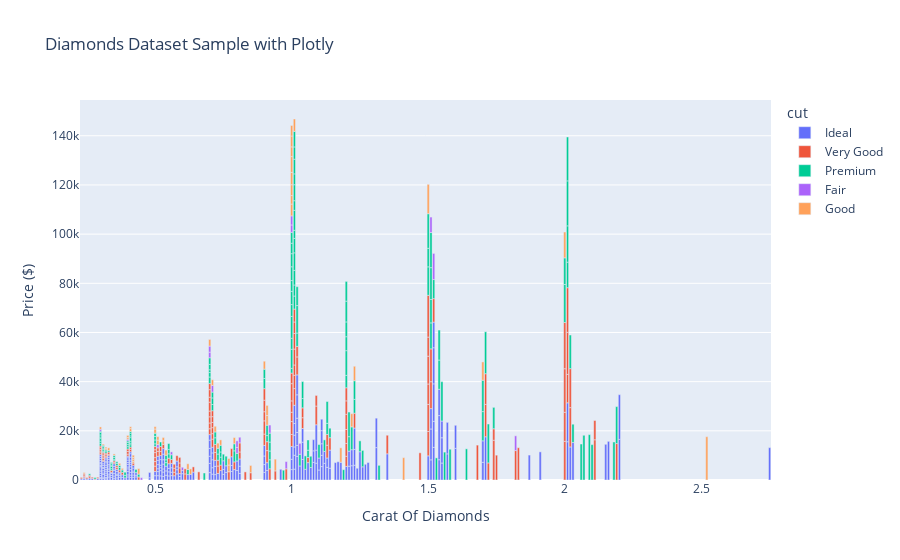

Here is the notebook cell this chart was saved with:
### Code cell
fig = px.bar(data_frame=sample, x='carat', y='price', color='cut', labels={'carat': 'Carat Of Diamonds', 'price': 'Price ($)'}, title='Diamonds Dataset Sample with Plotly' )
fig.show()

### Figure 1 — Plotly figure (JSON) as saved in the notebook; plotly's stock layout.template omitted (floating-point values rounded to 4 significant figures; data arrays with more than 128 entries replaced by an {"elided": "..."} marker saying what was removed)
{"data": [{"alignmentgroup": "True", "hovertemplate": "cut=Ideal<br>Carat Of Diamonds=%{x}<br>Price ($)=%{y}<extra></extra>", "legendgroup": "Ideal", "marker": {"color": "#636efa", "pattern": {"shape": ""}}, "name": "Ideal", "offsetgroup": "Ideal", "orientation": "v", "showlegend": true, "textposition": "auto", "type": "bar", "x": {"elided": "285 float values"}, "xaxis": "x", "y": {"elided": "285 int values"}, "yaxis": "y"}, {"alignmentgroup": "True", "hovertemplate": "cut=Very Good<br>Carat Of Diamonds=%{x}<br>Price ($)=%{y}<extra></extra>", "legendgroup": "Very Good", "marker": {"color": "#EF553B", "pattern": {"shape": ""}}, "name": "Very Good", "offsetgroup": "Very Good", "orientation": "v", "showlegend": true, "textposition": "auto", "type": "bar", "x": {"elided": "162 float values"}, "xaxis": "x", "y": {"elided": "162 int values"}, "yaxis": "y"}, {"alignmentgroup": "True", "hovertemplate": "cut=Premium<br>Carat Of Diamonds=%{x}<br>Price ($)=%{y}<extra></extra>", "legendgroup": "Premium", "marker": {"color": "#00cc96", "pattern": {"shape": ""}}, "name": "Premium", "offsetgroup": "Premium", "orientation": "v", "showlegend": true, "textposition": "auto", "type": "bar", "x": {"elided": "176 float values"}, "xaxis": "x", "y": {"elided": "176 int values"}, "yaxis": "y"}, {"alignmentgroup": "True", "hovertemplate": "cut=Fair<br>Carat Of Diamonds=%{x}<br>Price ($)=%{y}<extra></extra>", "legendgroup": "Fair", "marker": {"color": "#ab63fa", "pattern": {"shape": ""}}, "name": "Fair", "offsetgroup": "Fair", "orientation": "v", "showlegend": true, "textposition": "auto", "type": "bar", "x": [1, 0.6, 0.98, 1.03, 0.8, 0.81, 1.51, 1.52, 0.92, 0.7, 0.3, 0.4, 1, 0.8, 0.7, 0.51, 0.71, 1.82, 0.45, 0.56], "xaxis": "x", "y": [3011, 1367, 2958, 4424, 2400, 2297, 6291, 10623, 3282, 2273, 790, 644, 3696, 2686, 2479, 1334, 2707, 5993, 923, 1176], "yaxis": "y"}, {"alignmentgroup": "True", "hovertemplate": "cut=Good<br>Carat Of Diamonds=%{x}<br>Price ($)=%{y}<extra></extra>", "legendgroup": "Good", "marker": {"color": "#FFA15A", "pattern": {"shape": ""}}, "name": "Good", "offsetgroup": "Good", "orientation": "v", "showlegend": true, "textposition": "auto", "type": "bar", "x": [0.53, 0.51, 0.42, 2.52, 1.41, 0.91, 0.33, 0.5, 0.54, 0.31, 0.44, 1, 1, 0.42, 0.42, 1, 0.41, 0.37, 0.74, 0.85, 0.41, 0.4, 0.9, 0.4, 0.42, 1.23, 0.77, 0.38, 0.72, 0.24, 1, 1.5, 0.77, 0.51, 1.22, 0.79, 0.35, 0.5, 0.7, 1, 2, 1, 0.32, 0.73, 1.01, 0.3, 0.53, 0.63, 1, 1.18, 0.62, 0.71, 0.32, 0.94, 1.7, 1, 0.91], "xaxis": "x", "y": [1440, 1800, 722, 17608, 9088, 3924, 1052, 1715, 2090, 462, 2250, 4786, 3465, 867, 700, 4400, 1169, 825, 2190, 2945, 755, 687, 3250, 882, 945, 5889, 2734, 659, 2308, 492, 5013, 11948, 2642, 1423, 5356, 2539, 583, 958, 2699, 6437, 10528, 3949, 524, 2098, 5021, 956, 1363, 2188, 4427, 5871, 2288, 2308, 571, 4790, 7464, 4273, 4113], "yaxis": "y"}], "layout": {"barmode": "relative", "legend": {"title": {"text": "cut"}, "tracegroupgap": 0}, "title": {"text": "Diamonds Dataset Sample with Plotly"}, "xaxis": {"anchor": "y", "domain": [0, 1], "title": {"text": "Carat Of Diamonds"}}, "yaxis": {"anchor": "x", "domain": [0, 1], "title": {"text": "Price ($)"}}}}
